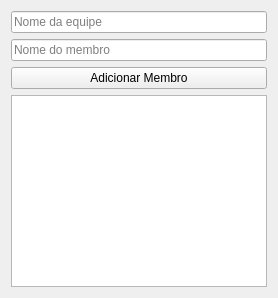
<?xml version="1.0" encoding="UTF-8"?>
<ui version="4.0">
 <class>CadastroMembros</class>
 <widget class="QWidget" name="CadastroMembros">
  <property name="windowTitle">
   <string>Cadastro de Membros</string>
  </property>
  <layout class="QVBoxLayout" name="verticalLayout">
   <item>
    <widget class="QLineEdit" name="input_equipe">
     <property name="placeholderText">
      <string>Nome da equipe</string>
     </property>
    </widget>
   </item>
   <item>
    <widget class="QLineEdit" name="input_nome">
     <property name="placeholderText">
      <string>Nome do membro</string>
     </property>
    </widget>
   </item>
   <item>
    <widget class="QPushButton" name="btn_adicionar">
     <property name="text">
      <string>Adicionar Membro</string>
     </property>
    </widget>
   </item>
   <item>
    <widget class="QListWidget" name="lista_membros"/>
   </item>
  </layout>
 </widget>
 <resources/>
 <connections/>
</ui>
